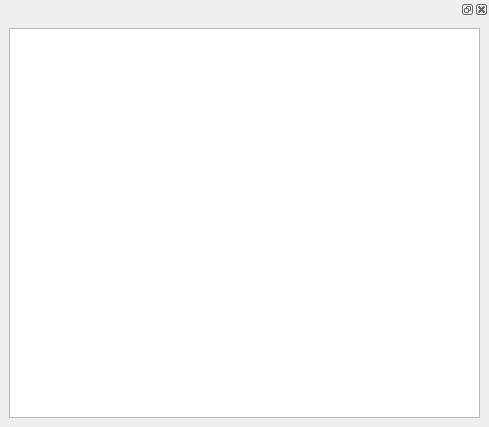
<?xml version="1.0" encoding="UTF-8"?>
<ui version="4.0">
 <class>molecule_list</class>
 <widget class="QWidget" name="molecule_list">
  <property name="geometry">
   <rect>
    <x>0</x>
    <y>0</y>
    <width>489</width>
    <height>427</height>
   </rect>
  </property>
  <property name="windowTitle">
   <string>Molecules</string>
  </property>
  <layout class="QVBoxLayout" name="verticalLayout">
   <property name="leftMargin">
    <number>0</number>
   </property>
   <property name="topMargin">
    <number>0</number>
   </property>
   <property name="rightMargin">
    <number>0</number>
   </property>
   <property name="bottomMargin">
    <number>0</number>
   </property>
   <item>
    <widget class="QDockWidget" name="mollist">
     <widget class="QWidget" name="dockWidgetContents">
      <layout class="QVBoxLayout" name="verticalLayout_2">
       <item>
        <widget class="QTableWidget" name="molecule_table"/>
       </item>
      </layout>
     </widget>
    </widget>
   </item>
  </layout>
 </widget>
 <resources/>
 <connections/>
</ui>
